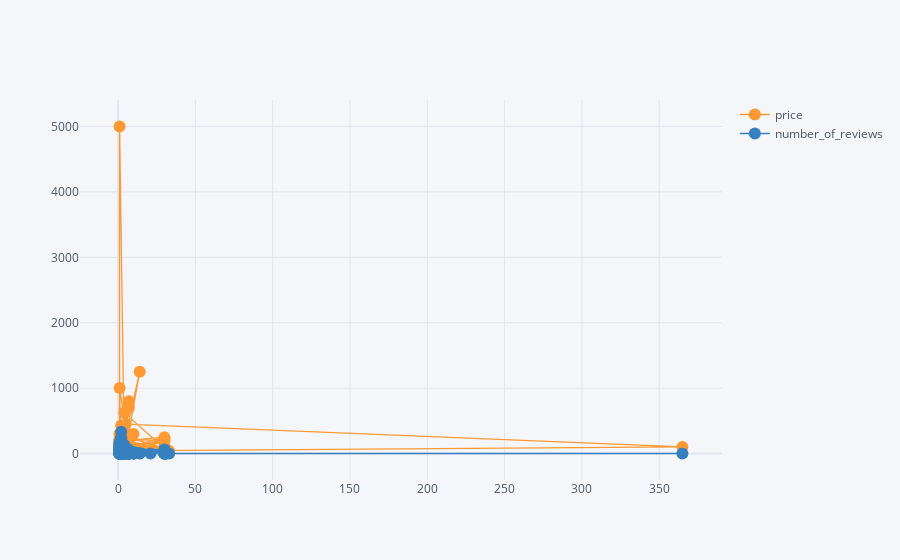

This figure's notebook cell:
### Code cell
data = staten_island[["minimum_nights","price","number_of_reviews"]]

data.set_index("minimum_nights", inplace = True)

data.iplot(kind = "scatter", mode ='lines+markers')

### Figure 1 — Plotly figure (JSON) as saved in the notebook; plotly's stock layout.template omitted (floating-point values rounded to 4 significant figures; data arrays with more than 128 entries replaced by an {"elided": "..."} marker saying what was removed)
{"data": [{"line": {"color": "rgba(255, 153, 51, 1.0)", "dash": "solid", "shape": "linear", "width": 1.3}, "marker": {"size": 12, "symbol": "circle"}, "mode": "lines+markers", "name": "price", "text": "", "type": "scatter", "x": {"elided": "373 int values"}, "y": {"elided": "373 int values"}}, {"line": {"color": "rgba(55, 128, 191, 1.0)", "dash": "solid", "shape": "linear", "width": 1.3}, "marker": {"size": 12, "symbol": "circle"}, "mode": "lines+markers", "name": "number_of_reviews", "text": "", "type": "scatter", "x": {"elided": "373 int values"}, "y": {"elided": "373 int values"}}], "layout": {"legend": {"bgcolor": "#F5F6F9", "font": {"color": "#4D5663"}}, "paper_bgcolor": "#F5F6F9", "plot_bgcolor": "#F5F6F9", "title": {"font": {"color": "#4D5663"}}, "xaxis": {"gridcolor": "#E1E5ED", "showgrid": true, "tickfont": {"color": "#4D5663"}, "title": {"font": {"color": "#4D5663"}, "text": ""}, "zerolinecolor": "#E1E5ED"}, "yaxis": {"gridcolor": "#E1E5ED", "showgrid": true, "tickfont": {"color": "#4D5663"}, "title": {"font": {"color": "#4D5663"}, "text": ""}, "zerolinecolor": "#E1E5ED"}}}
